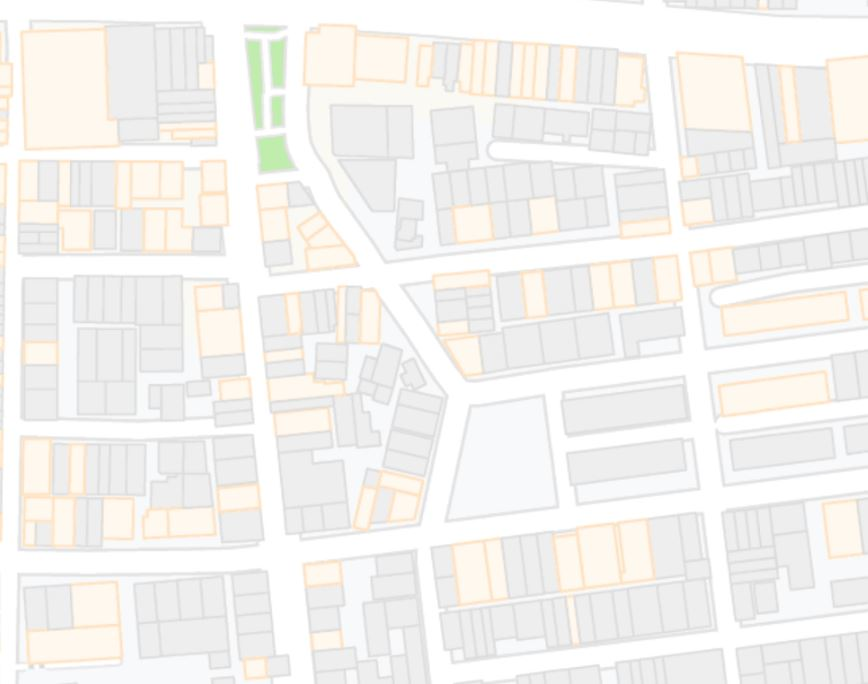
#> input picture data/edge-detection/sample-03.jpg, 868 x 684 px, found by its file name
$ python map-shape-2.py --image ../data/edge-detection/sample-03.jpg
#> lines starting #> are read from the running program, lines starting #| are printed output that depends on the picture; after the words box and inside, x2 and y2 are one past the last pixel; in counts of white or black regions, pixels touching at a corner belong together
"""
References: https://stackoverflow.com/a/56743344/12836447
"""

import cv2
import os
import argparse

# Argument Parsing
ap = argparse.ArgumentParser()
ap.add_argument("-sr", "--show_result", required=False, help="whether need to show result or not", default=False, type=str)
ap.add_argument("-i", "--image", required=False, help="image source", default=None, type=str)
ap.add_argument("-dbg", "--debug", required=False, help="whether need to show debug or not", default="False", type=str)
args = vars(ap.parse_args())
show_result= True if args['show_result'] == "True" else False
show_debug= True if args['debug'] == "True" else False

# Main Logic
BASE_DIR = os.path.dirname(os.path.dirname(os.path.abspath(__file__)))
img_path= args['image'] if args['image'] is not None else 'data/edge-detection/sample-03.jpg'
img_extension = os.path.splitext(img_path)[1]

image = cv2.imread(os.path.join(BASE_DIR, img_path))
#> image is the input picture: shape (684, 868, 3); mean B, G, R 239.8, 242.8, 244.6
gray = cv2.cvtColor(image, cv2.COLOR_BGR2GRAY)
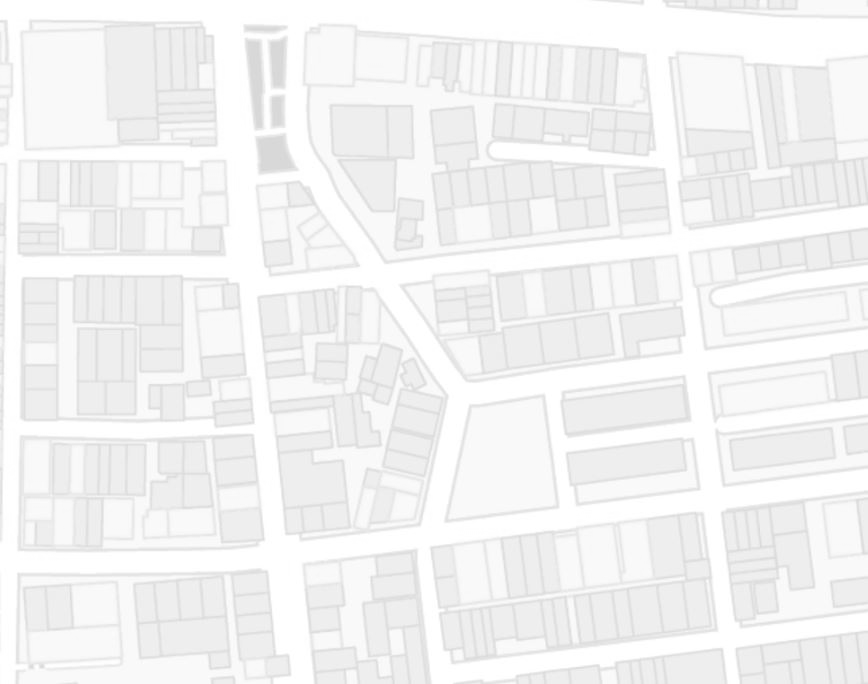
#> gray: shape (684, 868); min 212, max 255, mean 243
blurred = cv2.GaussianBlur(gray, (3, 3), 0)
thresh = cv2.threshold(blurred, 240, 255, cv2.THRESH_BINARY_INV)[1]
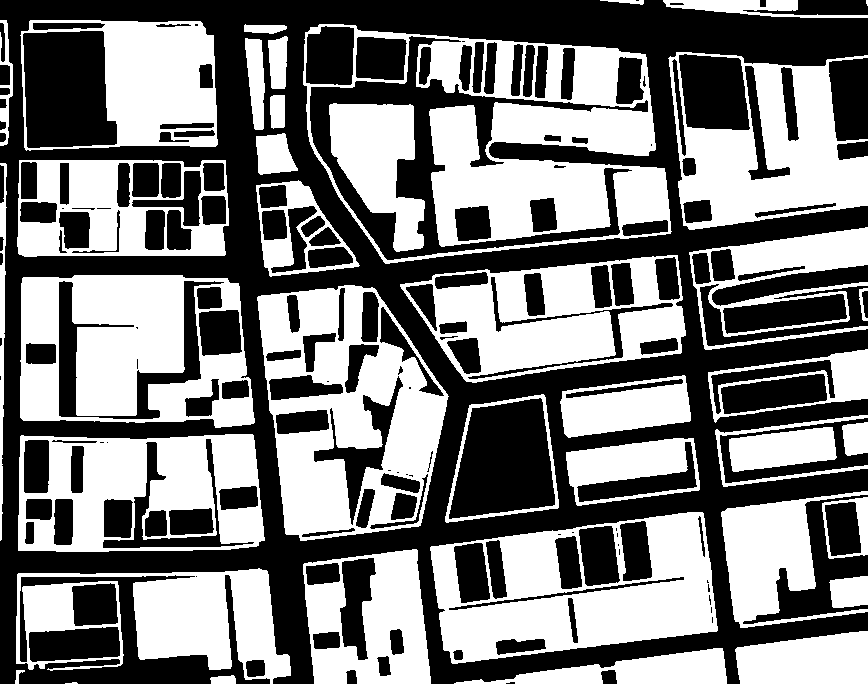
#> thresh: shape (684, 868); 48.2% white; 40 white regions (2 under 20 px), largest, box (x1, y1, x2, y2) and area: (303, 24, 672, 264) 33901, (257, 285, 449, 541) 26576, (430, 512, 718, 664) 24397
canny = cv2.Canny(thresh, 50, 255, 1)
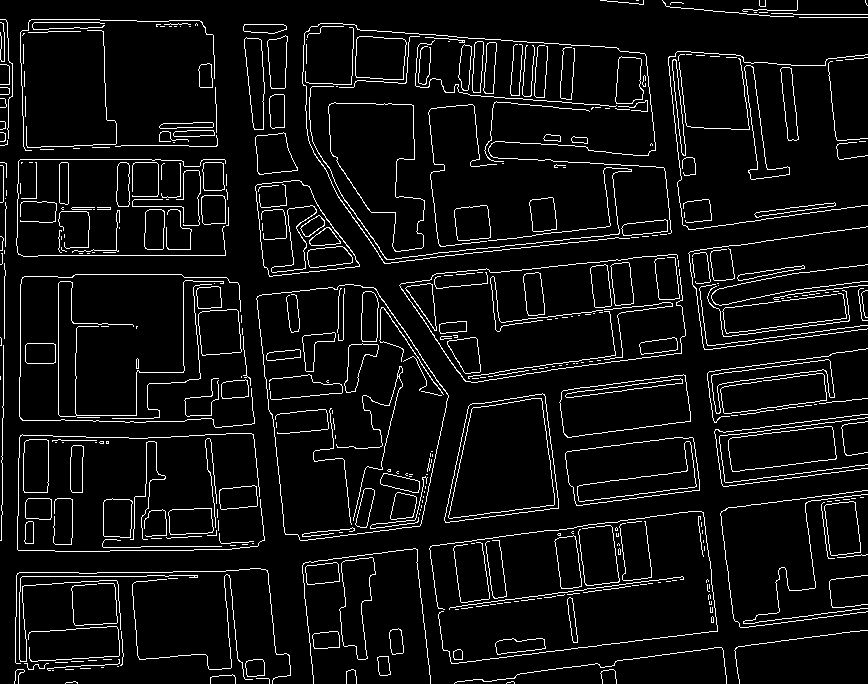
#> canny: shape (684, 868); 6.4% white in thin lines or dots

cnts = cv2.findContours(canny, cv2.RETR_TREE, cv2.CHAIN_APPROX_SIMPLE)
#> cnts = 531 contours, 367 with area under 20; largest, box (x1, y1, x2, y2) and area: (256, 284, 449, 541) 37520, (256, 284, 449, 541) 37475, (444, 393, 559, 523) 11014, (444, 393, 559, 523) 11012, (448, 398, 555, 519) 9543
cnts = cnts[0] if len(cnts) == 2 else cnts[1]

for c in cnts:
  cv2.drawContours(image, [c], 0, (36, 255, 12), 2)
#> this loop made 531 passes
#> c on passes 5, 8, 10: [[52, 670], [53, 670]], [[65, 669], [73, 669]], [[80, 668], [90, 668]]
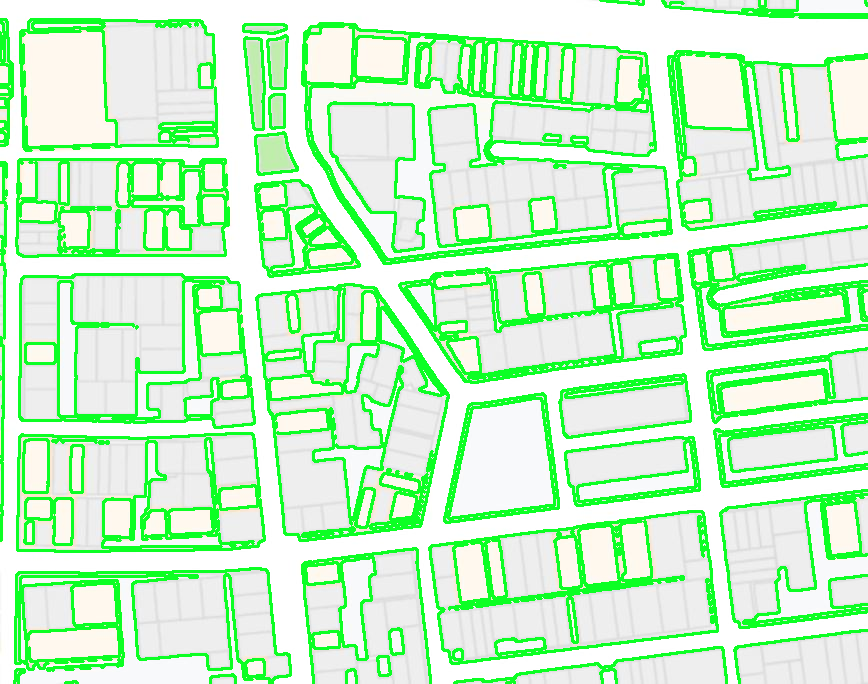
#> image: shape (684, 868, 3); mean B, G, R 199.6, 246, 197.2

# Showing results
if show_result:
  cv2.imshow('Result - Gray', gray)
  cv2.imshow('Result - Thresh', thresh)
  cv2.imshow('Result - Canny', canny)
  cv2.imshow('Result - Final', image)

# Saving results
cv2.imwrite(os.path.join(BASE_DIR, img_path.replace(img_extension,'-method-2-thresh'+img_extension)), thresh)
cv2.imwrite(os.path.join(BASE_DIR, img_path.replace(img_extension,'-method-2-gray'+img_extension)), gray)
cv2.imwrite(os.path.join(BASE_DIR, img_path.replace(img_extension,'-method-2-canny'+img_extension)), canny)
cv2.imwrite(os.path.join(BASE_DIR, img_path.replace(img_extension,'-method-2-image'+img_extension)), image)

# Exit
cv2.waitKey(0)
cv2.destroyAllWindows()

$ run again, with data/edge-detection/sample-04.png saved as data/edge-detection/sample-03.jpg
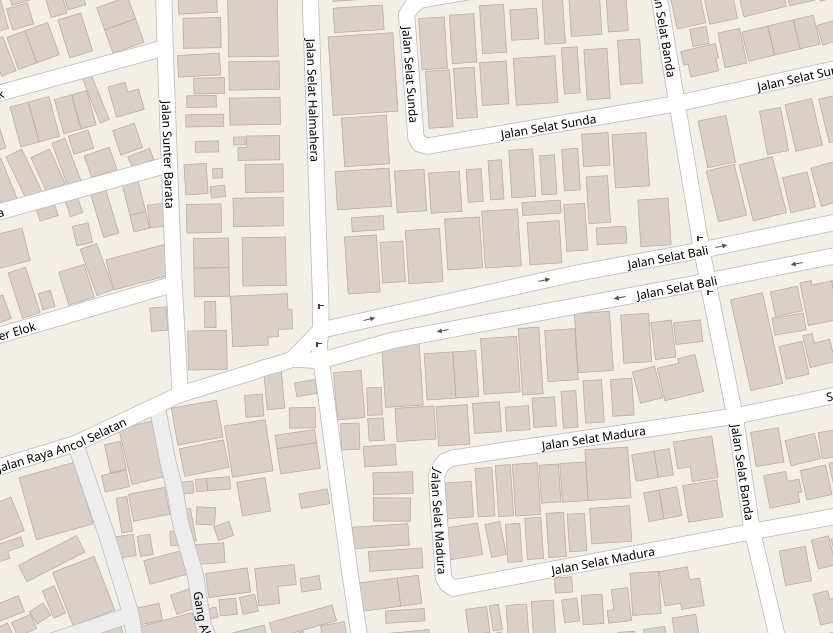
#> input picture data/edge-detection/sample-04.png, 833 x 633 px, found by its file name
#> image is the input picture: shape (633, 833, 3); mean B, G, R 218, 224.1, 229.3
#> `thresh = cv2.threshold(blurred, 240, 255, cv2.THRESH_BINARY_INV)[1]`:
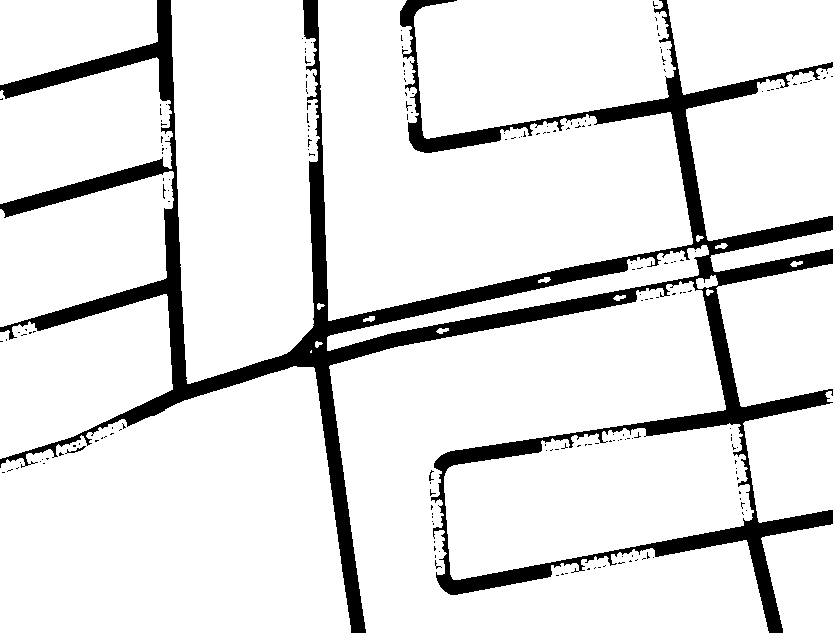
#> thresh: shape (633, 833); 88.8% white; 192 black regions (189 under 20 px), largest, box (x1, y1, x2, y2) and area: (0, 0, 833, 633) 58433, (65, 446, 86, 454) 44, (429, 470, 434, 481) 23
#> canny: shape (633, 833); 2.4% white in thin lines or dots
#> cnts = 403 contours, 377 with area under 20; largest, box (x1, y1, x2, y2) and area: (537, 276, 551, 283) 51, (714, 242, 728, 249) 51, (790, 260, 803, 267) 50, (537, 276, 551, 283) 50, (436, 327, 449, 334) 49
#> the loop `for c in cnts:` made 403 passes
#> c on passes 4, 6, 7: [[561, 574], [562, 573], [563, 574], [562, 575]], [[593, 568]], [[589, 568]]
#> after the loop `for c in cnts:`:
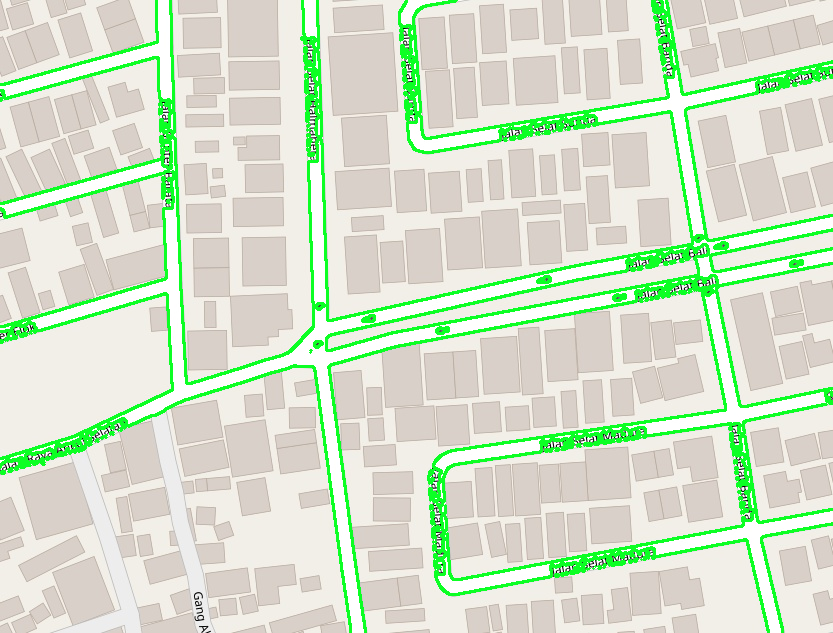
#> image: shape (633, 833, 3); 7.89% of pixels changed, all inside (x1, y1, x2, y2) = (0, 0, 833, 633)
